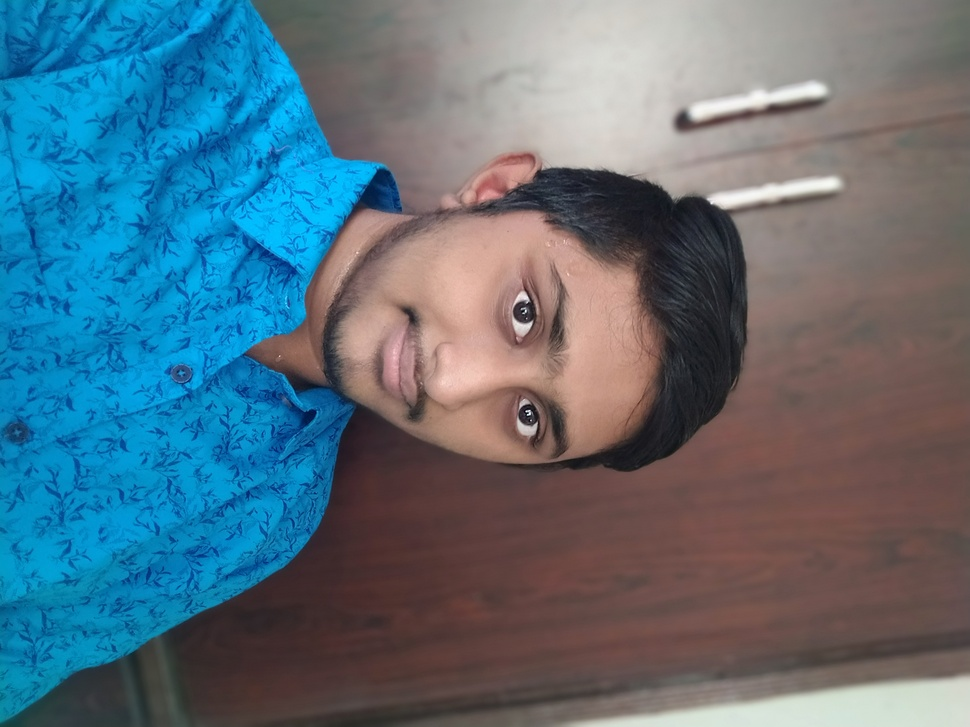
#> input picture IMG_20210726_112706.jpg, 970 x 727 px, shrunk from 4608 x 3456 before the run
$ python filter.py
#> lines starting #> are read from the running program, lines starting #| are printed output that depends on the picture
from PIL import Image, ImageFilter

#you can place your own picture in palce of photo.jpg and it can be of any extension
before  = Image.open("IMG_20210726_112706.jpg")
#> before is the input picture: PIL image 970x727 RGB; mean R, G, B 88.5, 112, 125.9

#you can use any filter from the ImageFilter function..(you can select from the list)
after = before.filter(ImageFilter.EDGE_ENHANCE_MORE)
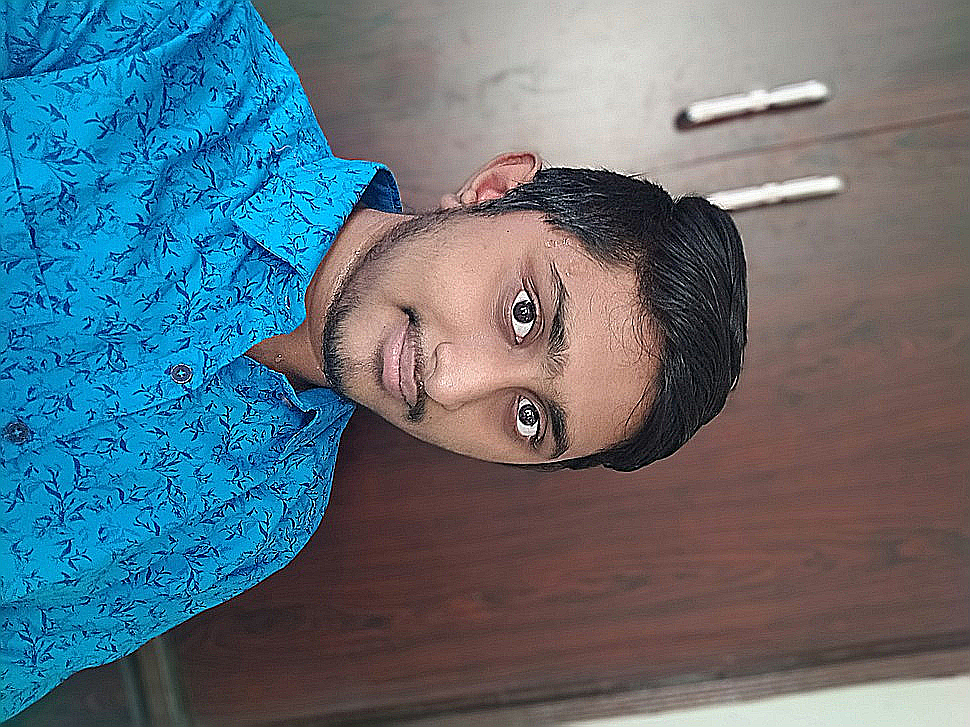
#> after: PIL image 970x727 RGB; mean R, G, B 91.7, 112.5, 125.2

#you can give the output repository your own name and the output file can be of other extension
after.save("out.jpg")
